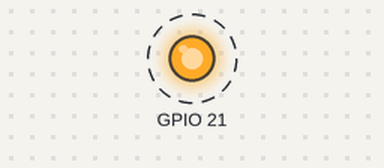
The program below on a simulated Raspberry Pi (BCM pin numbers). Shown: output pins drawn as LEDs (lit = HIGH). Dashed ring = blinking.

Above: at 0.5 s.
Timing chart, 0 to 4.6 s (numbered marks = the images above):
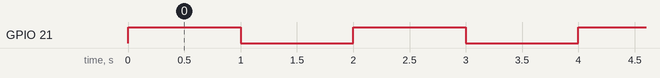

The program:

led_blink.py
```python
import RPi.GPIO as GPIO
import time

# Configuración de advertencias
GPIO.setwarnings(False)
# Enumeracion de pines por GPIO
GPIO.setmode(GPIO.BCM)
# Config pines
GPIO.setup(21, GPIO.OUT)
try:
    while True:
        GPIO.output(21, GPIO.HIGH)
        time.sleep(1)
        GPIO.output(21, GPIO.LOW)
        time.sleep(1)
except KeyboardInterrupt():
    GPIO.cleanup()
```

Measured:
- by itself, GPIO 21: alternates HIGH for 1.0 s and LOW for 1.0 s
